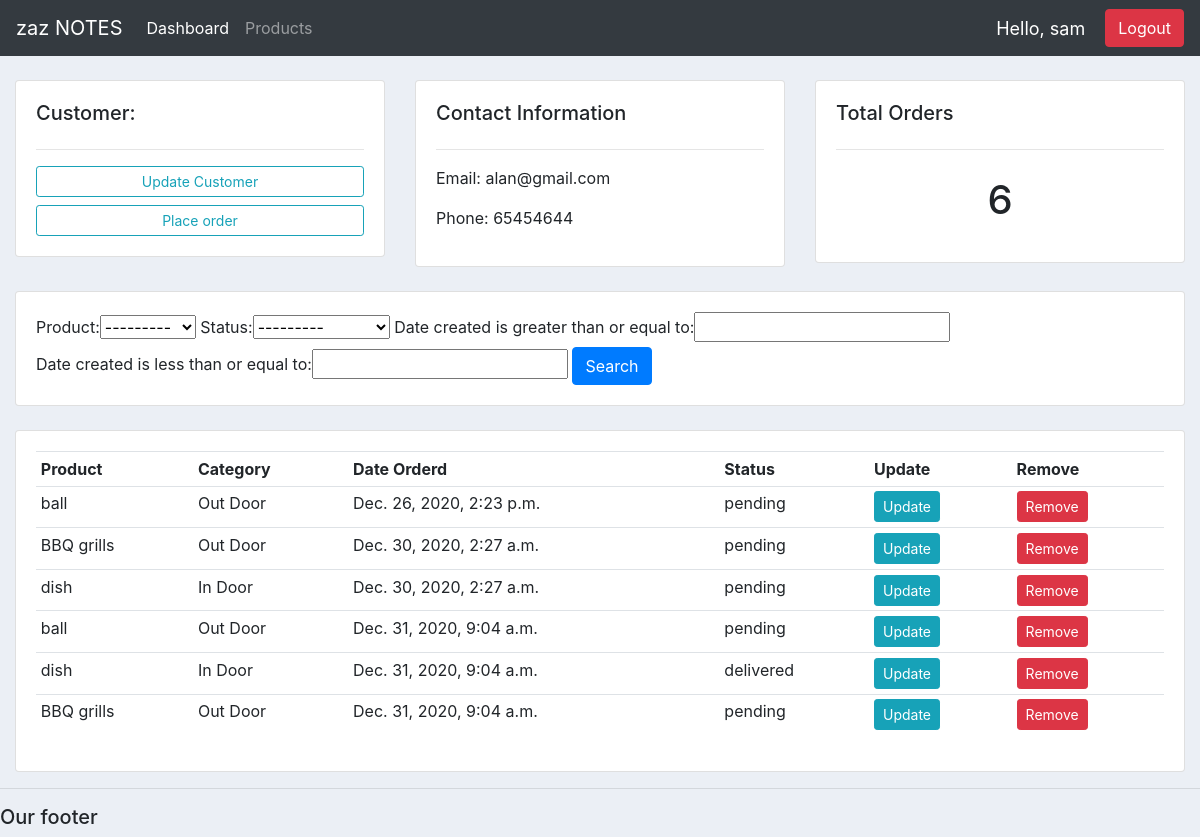
Page /customer/2/ (signed in) on the committed database.
### accounts/models.py (models this page shows, shortened)
class Customer(models.Model):
    user  = models.OneToOneField(User, null=True, on_delete=models.CASCADE)
    name = models.CharField(max_length=200, null=True)
    phone = models.CharField(max_length=200, null=True)
    email = models.CharField(max_length=200, null=True)
    profile_pic = models.ImageField(null=True, blank=True)
    date_created = models.DateTimeField(auto_now_add=True)

class Order(models.Model):
    STATUS = (
        ("pending", "pending"),
        ("out for delivery", "out for delivery"),
        ("delivered", "delivered"),
    )
    customer = models.ForeignKey(Customer, null=True, on_delete=models.SET_NULL)
    product = models.ForeignKey(Product, null=True, on_delete=models.SET_NULL)
    date_created = models.DateTimeField(auto_now_add=True)
    status = models.CharField(max_length=200, null=True, choices=STATUS)

class Product(models.Model):
    CATEGORY = (
        ("In Door", "In Door"),
        ("Out Door", "Out Door")
    )
    name = models.CharField(max_length=200, null=True)
    price = models.FloatField(null=True)
    category = models.CharField(max_length=200, null=True, choices=CATEGORY)
    description = models.CharField(max_length=200, blank=True)
    date_created = models.DateTimeField(auto_now_add=True)
    tag = models.ManyToManyField(Tag)
    def __str__(self):
        return self.name

### accounts/views.py (the view)
# urls.py: path('customer/<str:pk>/', views.customer, name ='customer'),
def customer(request, pk):
    customer = Customer.objects.get(id=pk)
    order = customer.order_set.all()
    order_count = order.count()
    myFilter = OrderFilter(request.GET, queryset=  order)
    order = myFilter.qs
    context = {'customer':customer, 'order':order, 'order_count':order_count, 'myFilter':myFilter}
    return render(request, 'accounts/customer.html', context)

### accounts/templates/accounts/customer.html
{%  extends 'accounts/main.html' %}
{% block content %}
	<br>
<div class="row">
	<div class="col-md">
		<div class="card card-body">
			<h5>Customer:</h5>
			<hr>
			<a class="btn btn-outline-info  btn-sm btn-block" href="">Update Customer</a>
			<a class="btn btn-outline-info  btn-sm btn-block" href="{% url 'create_order' customer.id%}">Place order</a>
		</div>
	</div>
	<div class="col-md">
		<div class="card card-body">
			<h5>Contact Information</h5>
			<hr>
			<p>Email: {{customer.email}}</p>
			<p>Phone: {{customer.phone}}</p>
		</div>
	</div>
	<div class="col-md">
		<div class="card card-body">
			<h5>Total Orders</h5>
			<hr>
			<h1 style="text-align: center;padding: 10px">{{order_count}}</h1>
		</div>
	</div>
</div>
<br>
<div class='row'>
	<div class='col'>
		<div class='card card-body'>
			<form method='get'>
			{{myFilter.form}}
				<button class='btn btn-primary' type='submit'>Search</button>
			</form>
		</div>
	</div>
</div>
<br>
<div class="row">
	<div class="col-md">
		<div class="card card-body">
			<table class="table table-sm">
				<tr>
					<th>Product</th>
					<th>Category</th>
					<th>Date Orderd</th>
					<th>Status</th>
					<th>Update</th>
					<th>Remove</th>
				</tr>
				{% for order in order %}
				<tr>
				<td>{{order.product}}</td>
				<td>{{order.product.category}}</td>
				<td>{{order.date_created}}</td>
				<td>{{order.status}}</td>
				<td><a class='btn btn-sm btn-info' href="{% url 'update_order' order.id%}">Update</a></td>
				<td><a class='btn btn-sm btn-danger' href="{% url 'delete_order' order.id%}">Remove</a></td>
				</tr>
				{% endfor %}
			</table>
		</div>
	</div>
</div>
{% endblock %}

### accounts/templates/accounts/navbar.html (shortened to what this page needs)
{% load static %}
<nav class="navbar navbar-expand-lg navbar-dark bg-dark">
  <a class="navbar-brand" href="#">zaz NOTES</a>
  <div class="collapse navbar-collapse" id="navbarNav">
    <ul class="navbar-nav">
      <li class="nav-item active">
        <a class="nav-link" href="{% url 'dashboard' %}">Dashboard</a>
      </li>
      <li class="nav-item">
        <a class="nav-link" href="{% url 'products' %}">Products</a>
      </li>
    </ul>
  </div>
  <span class='hello-msg'>Hello, {{request.user}}</span>
  <span><a class='btn btn-danger' href="{% url 'logout' %}">Logout</a></span>
</nav>

### accounts/static/css/main.css (style rules this page uses)
body { background-color: #ebeff5; }

### accounts/templates/accounts/navbar.html (style rules this page uses)
.hello-msg { font-size: 18px; color: #fff; margin-right: 20px; }

### rows in the picture
Customer: email "alan@gmail.com", phone "65454644"
Order: product "ball", product.category "Out Door", date_created "Dec. 26, 2020, 2:23 p.m.", status "pending"
Order: product "BBQ grills", product.category "Out Door", date_created "Dec. 30, 2020, 2:27 a.m.", status "pending"
Order: product "dish", product.category "In Door", date_created "Dec. 30, 2020, 2:27 a.m.", status "pending"
Order: product "ball", product.category "Out Door", date_created "Dec. 31, 2020, 9:04 a.m.", status "pending"
Order: product "dish", product.category "In Door", date_created "Dec. 31, 2020, 9:04 a.m.", status "delivered"
Order: product "BBQ grills", product.category "Out Door", date_created "Dec. 31, 2020, 9:04 a.m.", status "pending"

### other values in the picture
{{ request.user }} "sam"
{{ order_count }} "6"
